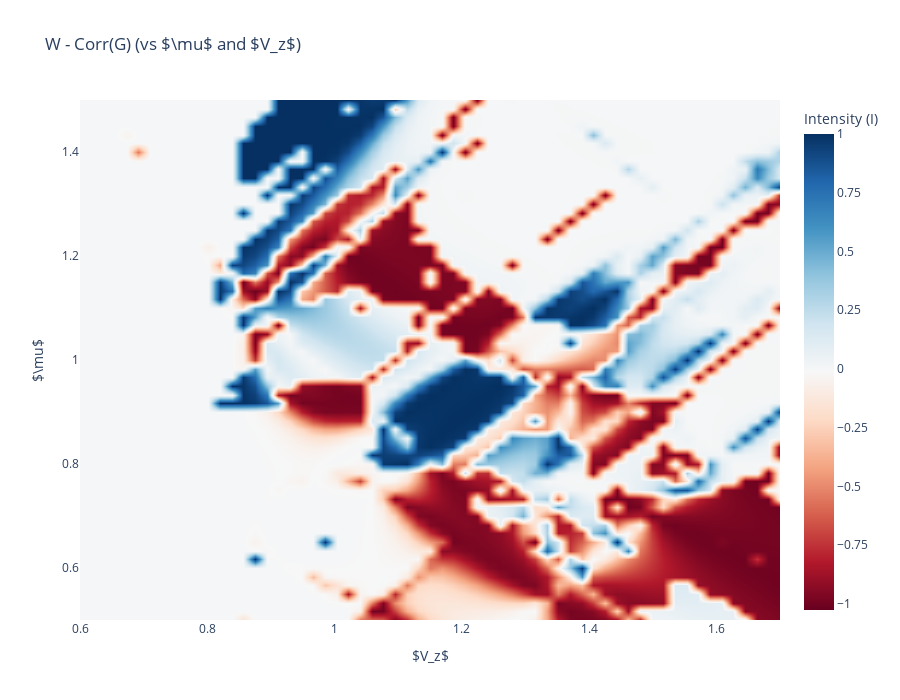

Notebook code cell kept with this figure:
### Code cell
import numpy as np
import plotly.graph_objects as go

# Assuming params_list, I, and corrs are already defined in your environment
mu  = params_list[:, 1]  # y-axis
V_z = params_list[:, 2]  # x-axis
diff = I - corrs

# 3. Create the interactive Plotly heatmap/contour
fig = go.Figure(data=go.Contour(
    x=V_z,
    y=mu,
    z=diff,
    colorscale='RdBu',     # Matches Matplotlib's 'RdBu'
    ncontours=100,         # Smooth continuous gradient
    line_width=0,          # Removes contour lines
    contours=dict(
        coloring='heatmap',
        showlines=False
    ),
    colorbar=dict(
        title='Intensity (I)'
    )
))

# 4. Label axes and title
fig.update_layout(
    title='W - Corr(G) (vs $\mu$ and $V_z$)',
    xaxis_title='$V_z$',
    yaxis_title='$\mu$',
    width=900,
    height=700
)

fig.show()

# --- Min/Max calculation logic ---
iiidx = 4
max_pos_diff_idx = np.where(diff == diff.max())
max_pos_diff = diff[max_pos_diff_idx]   #[iiidx]
max_pos_diff_mu = mu[max_pos_diff_idx]  #[iiidx]
max_pos_diff_Vz = V_z[max_pos_diff_idx] #[iiidx]

max_neg_diff_idx = np.where(diff == diff.min())
# Left exactly as you had it (without the [iiidx] slice)
max_neg_diff = diff[max_neg_diff_idx]  
max_neg_diff_mu = mu[max_neg_diff_idx]  
max_neg_diff_Vz = V_z[max_neg_diff_idx] 

print(f"Max positive Difference: diff: {max_pos_diff}| mu: {max_pos_diff_mu}| Vz: {max_pos_diff_Vz}| Index: {max_pos_diff_idx}")
print(f"Max negative Difference: diff: {max_neg_diff}| mu: {max_neg_diff_mu}| Vz: {max_neg_diff_Vz}| Index: {max_neg_diff_idx}")

### Figure 1 — Plotly figure (JSON) as saved in the notebook; plotly's stock layout.template omitted (floating-point values rounded to 4 significant figures; data arrays with more than 128 entries replaced by an {"elided": "..."} marker saying what was removed)
{"data": [{"colorbar": {"title": {"text": "Intensity (I)"}}, "colorscale": [[0, "rgb(103,0,31)"], [0.1, "rgb(178,24,43)"], [0.2, "rgb(214,96,77)"], [0.3, "rgb(244,165,130)"], [0.4, "rgb(253,219,199)"], [0.5, "rgb(247,247,247)"], [0.6, "rgb(209,229,240)"], [0.7, "rgb(146,197,222)"], [0.8, "rgb(67,147,195)"], [0.9, "rgb(33,102,172)"], [1, "rgb(5,48,97)"]], "contours": {"coloring": "heatmap", "showlines": false}, "line": {"width": 0}, "ncontours": 100, "type": "contour", "x": {"elided": "3721 float values"}, "y": {"elided": "3721 float values"}, "z": {"elided": "3721 float values"}}], "layout": {"height": 700, "title": {"text": "W - Corr(G) (vs $\\mu$ and $V_z$)"}, "width": 900, "xaxis": {"title": {"text": "$V_z$"}}, "yaxis": {"title": {"text": "$\\mu$"}}}}
